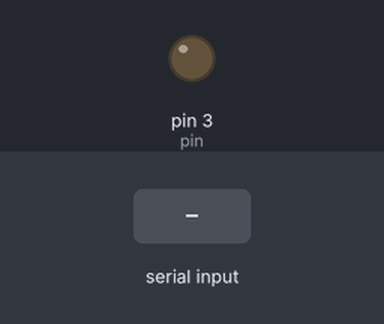
The sketch below on a simulated Arduino Uno, built with avr-gcc and run on an emulated ATmega328P. Parts: output pins drawn as LEDs (lit = HIGH). The inputs (shaded band) are chosen by the test bench. What the sketch prints to the serial monitor is not drawn.

Above: at 1.2 s.
1.3 s: byte 30 received over Serial
At 2.5 s:
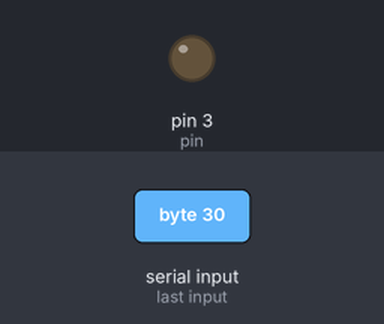
2.8 s: byte 90 received over Serial
At 3.6 s:
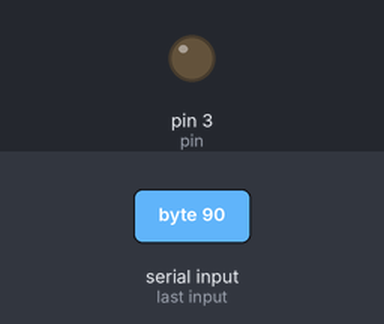
4.3 s: byte 120 received over Serial
At 4.8 s:
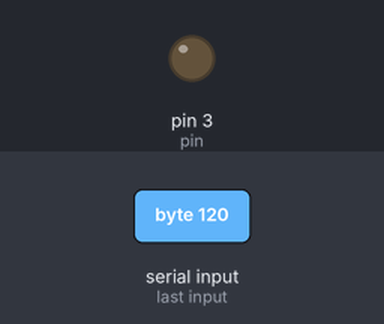
Timing chart, 0 to 7.3 s (numbered marks = the images above; inputs shaded):
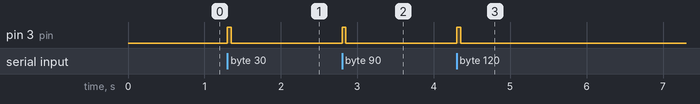

Measured:
- after the input at 1.3 s, pin 3 (pin): LOW → HIGH at once, → LOW 0.05 s later
- after the input at 2.8 s, pin 3 (pin): LOW → HIGH at once, → LOW 0.05 s later
- after the input at 4.3 s, pin 3 (pin): LOW → HIGH at once, → LOW 0.05 s later

The sketch:

keyboard.ino
```cpp
int pin = 3;
int incomingByte = 0;
void setup()
{
    // Open serial communications and wait for port to open:
    pinMode(pin, OUTPUT); // sets the digital pin 13 as output
    Serial.begin(9600);
    while (!Serial)
    {
        ; // wait for serial port to connect. Needed for Native USB only
    }

    Serial.println("Goodnight moon!");
}

void loop() // run over and over
{
    if (Serial.available() > 0)
    {
        incomingByte = Serial.read();
        digitalWrite(pin, HIGH);
        delay(50);
        digitalWrite(pin, LOW);
        Serial.print((char)incomingByte);
    }
}
```
